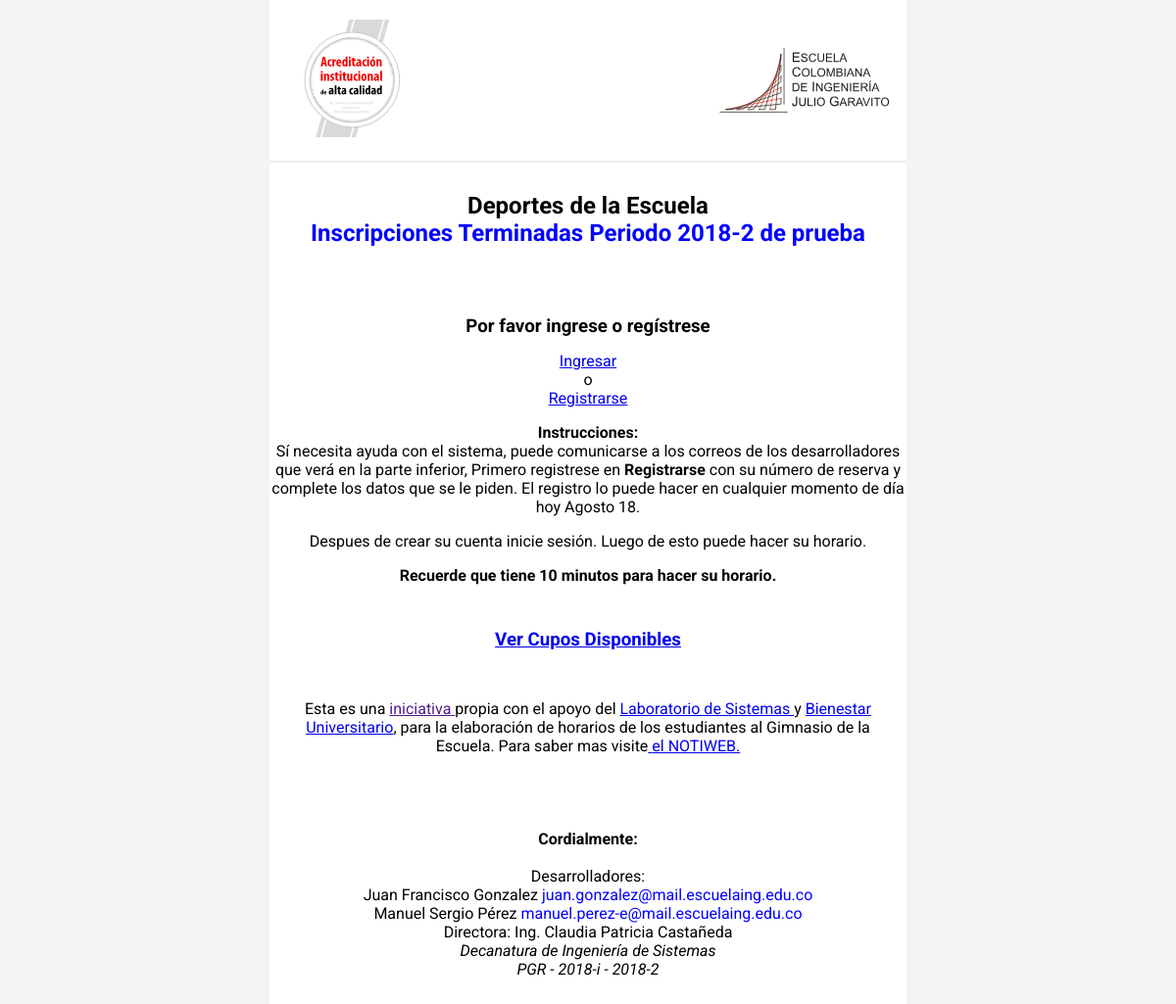
Before: / with the older database file.
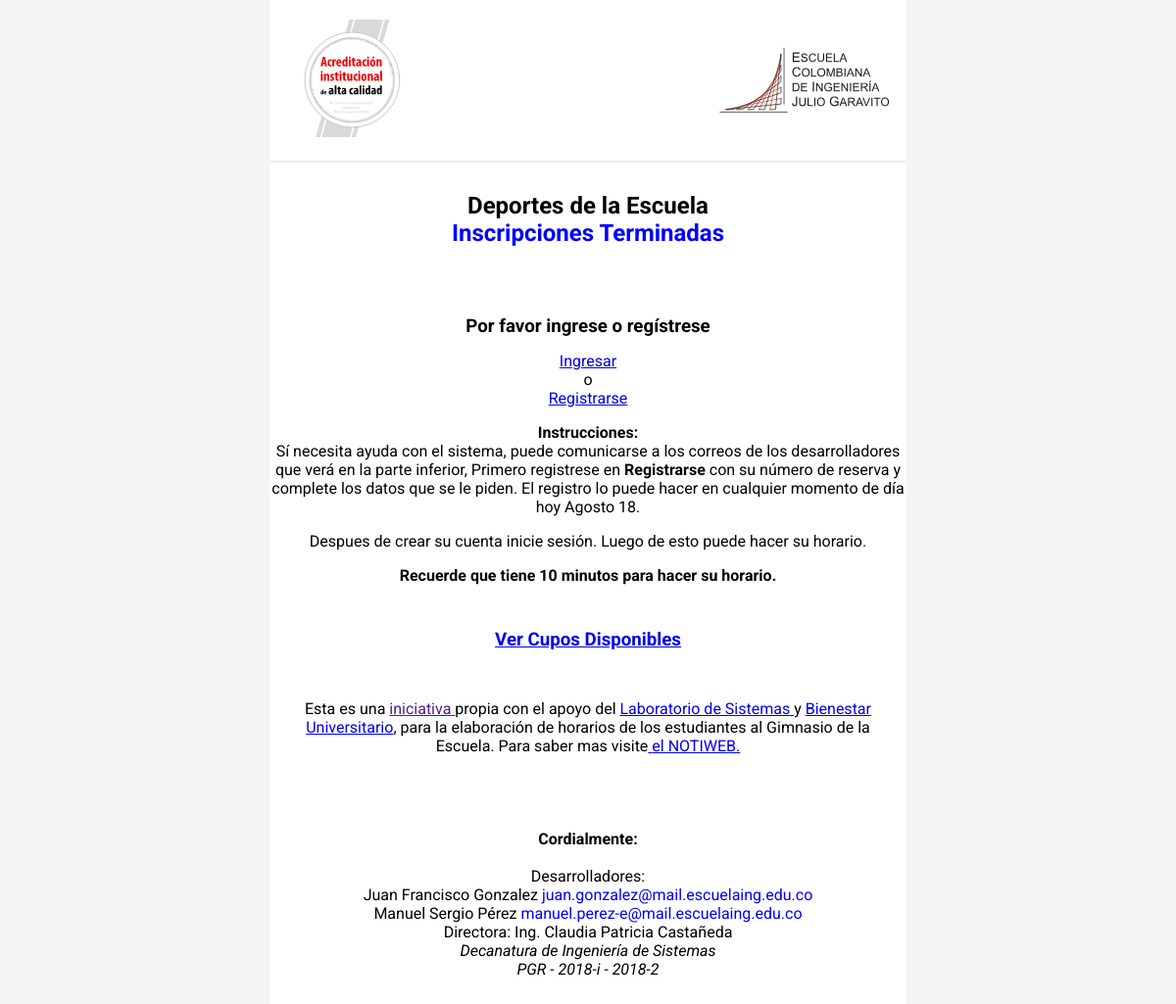
After: the same page with the newer database file.
### tables this page shows
CREATE TABLE `tperiodos` (
  `id_periodo` varchar(10) NOT NULL COMMENT 'periodo: 2018-i, 2018-2',
  `id_nombre` varchar(60) NOT NULL COMMENT 'nombre: Periodo 2018-i'
);

### controller/global.php (called while the page is built, shortened)
<?
require 'database.php';
$query = "SELECT id_periodo, id_nombre FROM tperiodos WHERE id_periodo = '_2018_2_i'";
$consul = mysqli_query($conn, $query) or die(mysqli_error($conn));
$results = mysqli_fetch_array($consul);
$N_PERIODO= $results['id_nombre'];
?>

### index.php (the view, shortened to what this page needs)
<?php
  require 'controller/database.php';
  include 'controller/global.php';
?>
<!DOCTYPE html>
<html>
  <head>
    <link rel="stylesheet" href="controller/assets/css/style.css">
  </head>
  <body>
  <div class="container">
    <header>
      <div class="logoescuela">
        <img src="media/logo-ESCUELA.svg" width="650" height="auto">
      </div>
    </header>
    <section>
        <h1>Deportes de la Escuela <br><font color="blue">Inscripciones Terminadas <?= $N_PERIODO?></font></h1>
        <iframe src="http://free.timeanddate.com/clock/i6dk1lhx/n41/tlco4/pa5/tt0" frameborder="0" width="310" height="26"></iframe>
        <br>
      <?php if(!empty($user)): ?>
        <h3> Sesión iniciada como: <?= $user; ?> </h3>
        <a href="pages/logout.php">
          Salir
        </a>
      <?php else: ?>
        <h3>Por favor ingrese o regístrese</h3>
        <a href="pages/login.php">Ingresar</a> <br>
        o
        <br><a href="pages/signup.php">Registrarse</a>
      <?php endif; ?>
      <p>
      <b>Instrucciones:</b><br>
      Sí necesita ayuda con el sistema, puede comunicarse a los correos de los desarrolladores que verá en la parte inferior,
      Primero registrese en <b>Registrarse</b> con su número de reserva y complete los datos que se le piden. El registro lo puede hacer en cualquier momento de día
      hoy Agosto 18.
      </p>
      <p>
      Despues de crear su cuenta inicie sesión. Luego de esto puede hacer su horario.
      </p>
      <p>
      <b>Recuerde que tiene 10 minutos para hacer su horario.</b>
      </p>
      <br>
      <h3><a href="cupos_dis.php">Ver Cupos Disponibles</a></h3>
      <p class="desc">
        Esta es una <a href=""> iniciativa </a> propia con el apoyo del <a href="http://laboratorio.is.escuelaing.edu.co/"> Laboratorio de Sistemas </a>
      y <a href="https://www.escuelaing.edu.co/es/vida_universitaria/bienestar_universitario/recreacion/programa"> Bienestar Universitario</a>, para la elaboración de horarios de los estudiantes al Gimnasio de la Escuela.
      Para saber mas visite<a href="http://notiweb.escuelaing.edu.co/blog/2018/07/24/ganadores-de-la-trigesima-sexta-version-de-la-vitrina-academica-2018-i/"> el NOTIWEB. </a>
      </p>
      </section>
    <footer>
      <p>
      <b>Cordialmente:</b><br>
      <br>Desarrolladores:<br>
      Juan Francisco Gonzalez <font color="blue">juan.gonzalez@mail.escuelaing.edu.co</font><br>
      Manuel Sergio Pérez <font color="blue">manuel.perez-e@mail.escuelaing.edu.co</font><br>
      Directora:
      Ing. Claudia Patricia Castañeda<br>
      <i>Decanatura de Ingeniería de Sistemas</i><br>
      <i>PGR - 2018-i - 2018-2</i>
      </p>
    </footer>
  </div>
  </body>
</html>

### controller/assets/css/style.css (style rules this page uses)
body { margin: 0; padding: 0; font-family: 'Roboto', sans-serif; text-align: center; background: #F4F4F4; }
.container { background: #fff; width: 650px; padding:0; margin:0 auto; }
.desc { padding:20px 20px 30px 20px; margin:20px 0; }
h1 { margin: 20px; padding: 10px; }
h3 { margin: 5px; padding: 5px 2px 10px 2px; }
header { border-bottom: 2px solid #eee; padding: 20px 0; margin-bottom: 10px; width: 100%; text-align: center; }
footer { padding: 10px }

Changed rows visible on the page:
removed tperiodos: id_nombre "Periodo 2018-2 de prueba"
